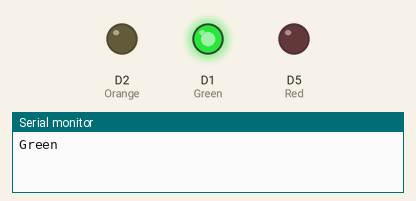
This sketch was run on a simulated ESP8266 (NodeMCU). On the bench: output pins drawn as LEDs (lit = HIGH), the last lines printed to the serial monitor.

Above: at 1.5 s.
At 3.2 s:
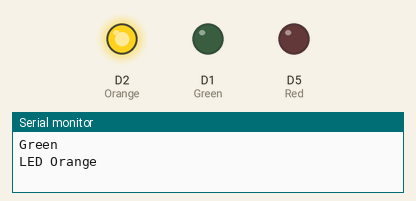
At 5.0 s:
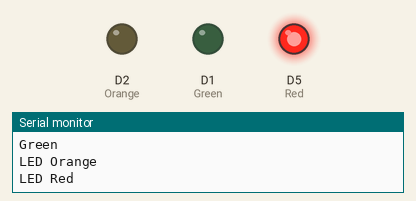
Timing chart, 0 to 8.5 s (numbered marks = the images above):
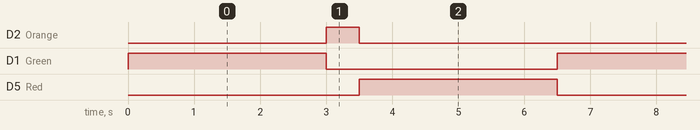

Measured:
- by itself, D2 (Orange): alternates HIGH for 0.50 s and LOW for 6.0 s
- by itself, D1 (Green), D5 (Red): alternates HIGH for 3.0 s and LOW for 3.5 s
- by itself, everything shown: repeats every 6.5 s, in 4 steps

The sketch:

class10a.ino
```cpp
#define Green D1
#define Orange D2
#define Red D5

void setup() {
  pinMode(Green, OUTPUT);
  digitalWrite(Green, LOW);

  pinMode(Orange, OUTPUT);
  digitalWrite(Orange, LOW);

  pinMode(Red, OUTPUT);
  digitalWrite(Red, LOW);
  Serial.begin(115200);
}

void loop() {
  // put your main code here, to run repeatedly:
    digitalWrite(Green,HIGH);
    Serial.println("Green");
    delay(3000);
    digitalWrite(Green,LOW);
    Serial.println("LED Orange");
    digitalWrite(Orange,HIGH);
    delay(500);
    digitalWrite(Orange,LOW);
    Serial.println("LED Red");
    digitalWrite(Red,HIGH);
    delay(3000);
    digitalWrite(Red,LOW);
    Serial.flush();
}
```
